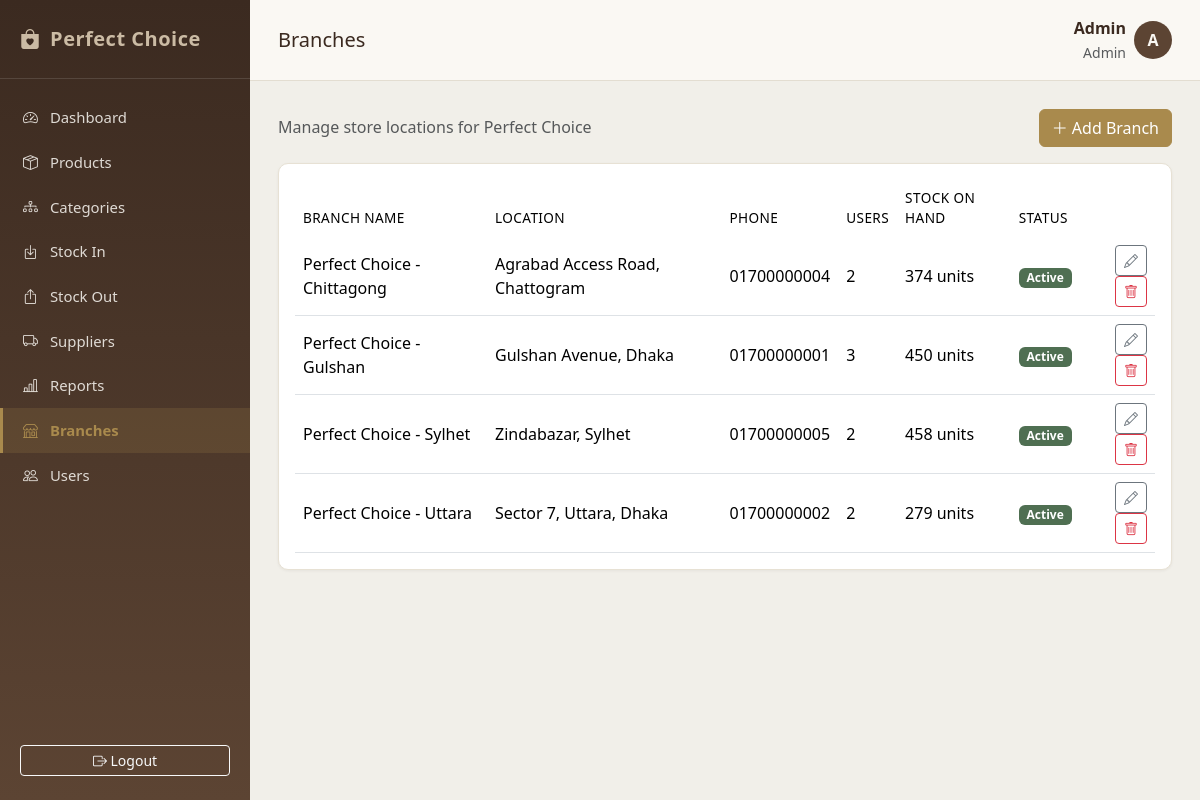
Page /branches/list.php (signed in) on the committed database.
### tables this page shows
CREATE TABLE branches (
    branch_id INT AUTO_INCREMENT PRIMARY KEY,
    branch_name VARCHAR(100) NOT NULL,
    location VARCHAR(255),
    phone VARCHAR(30),
    status ENUM('active','inactive') DEFAULT 'active',
    created_at TIMESTAMP DEFAULT CURRENT_TIMESTAMP
);

### branches/list.php (the view, shortened to what this page needs)
<?php
require_once '../config/database.php';
$sql = "SELECT b.*,
        (SELECT COUNT(*) FROM users u WHERE u.branch_id = b.branch_id) AS user_count,
        (SELECT COALESCE(SUM(i.quantity),0) FROM inventory i WHERE i.branch_id = b.branch_id) AS stock_qty
        FROM branches b
        ORDER BY b.branch_name";
$branches = $conn->query($sql);
require_once '../includes/header.php';
require_once '../includes/sidebar.php';
?>
<div class="d-flex justify-content-between align-items-center mb-3">
    <h6 class="mb-0 text-muted">Manage store locations for Perfect Choice</h6>
    <a href="add.php" class="btn btn-pc-gold"><i class="bi bi-plus-lg"></i> Add Branch</a>
</div>
<div class="pc-card p-3">
    <div class="table-responsive">
<table class="table table-hover align-middle mb-0">
        <thead>
            <tr><th>Branch Name</th><th>Location</th><th>Phone</th><th>Users</th><th>Stock on Hand</th><th>Status</th><th></th></tr>
        </thead>
        <tbody>
        <?php if (!$branches || $branches->num_rows === 0): ?>
            <tr><td colspan="7" class="text-center text-muted py-4">No branches yet. Click "Add Branch" to create your first one.</td></tr>
        <?php else: while ($b = $branches->fetch_assoc()): ?>
            <tr>
                <td><?php echo htmlspecialchars($b['branch_name']); ?></td>
                <td><?php echo htmlspecialchars($b['location']); ?></td>
                <td><?php echo htmlspecialchars($b['phone']); ?></td>
                <td><?php echo (int)$b['user_count']; ?></td>
                <td><?php echo (int)$b['stock_qty']; ?> units</td>
                <td><span class="badge <?php echo $b['status']==='active'?'badge-ok':'bg-secondary'; ?>"><?php echo ucfirst($b['status']); ?></span></td>
                <td class="text-end">
                    <a href="edit.php?id=<?php echo $b['branch_id']; ?>" class="btn btn-sm btn-outline-secondary"><i class="bi bi-pencil"></i></a>
                    <a href="delete.php?id=<?php echo $b['branch_id']; ?>" class="btn btn-sm btn-outline-danger pc-confirm-delete"><i class="bi bi-trash"></i></a>
                </td>
            </tr>
        <?php endwhile; endif; ?>
        </tbody>
    </table>
</div>
</div>
    </main>
</div>
<?php require_once '../includes/footer.php'; ?>

### assets/css/style.css (style rules this page uses)
:root { --pc-brown-dark: #3b2a20; --pc-brown: #5c4433; --pc-brown-light: #8a6f55; --pc-taupe: #cbbba4; --pc-grey: #6b6b66; --pc-grey-light: #f1efe9; --pc-ivory: #faf8f3; --pc-gold: #a98a4d; --pc-success: #4f6f52; --pc-danger: #8b3a3a; --pc-warning: #b9893f; --pc-fs-xs: 0.8rem; --pc-fs-sm: 0.875rem; --pc-fs-base: 1rem; --pc-fs-lg: 1.25rem; --pc-fs-xl: 1.5rem; }
* { box-sizing: border-box; }
body { background-color: var(--pc-grey-light); font-family: 'Segoe UI', Georgia, 'Times New Roman', serif; color: var(--pc-brown-dark); margin: 0; }
.pc-card { background: #fff; border: 1px solid #e7e1d4; border-radius: 10px; box-shadow: 0 1px 3px rgba(59,42,32,0.06); }
.table thead { background: var(--pc-brown-dark); color: var(--pc-ivory); }
.table thead th { border: none; font-weight: 500; font-size: 0.85rem; text-transform: uppercase; letter-spacing: 0.4px; }
.badge-ok { background-color: var(--pc-success); }
.btn-pc-gold { background-color: var(--pc-gold); border-color: var(--pc-gold); color: #fff; }

### rows in the picture
branches: branch_name "Perfect Choice - Chittagong", location "Agrabad Access Road, Chattogram", phone "01700000004", user_count "2", stock_qty "374", status "Active"
branches: branch_name "Perfect Choice - Gulshan", location "Gulshan Avenue, Dhaka", phone "01700000001", user_count "3", stock_qty "450", status "Active"
branches: branch_name "Perfect Choice - Sylhet", location "Zindabazar, Sylhet", phone "01700000005", user_count "2", stock_qty "458", status "Active"
branches: branch_name "Perfect Choice - Uttara", location "Sector 7, Uttara, Dhaka", phone "01700000002", user_count "2", stock_qty "279", status "Active"

### other values in the picture
$pageTitle "Branches"
$_SESSION['full_name'] "Admin"
roleName($_SESSION['role_id']) "Admin"
substr($_SESSION['full_name'], 0, 1) "A"
